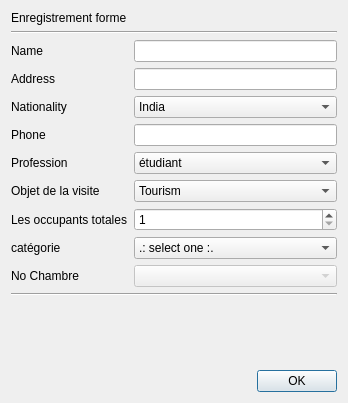
<ui version="4.0">
 <class>EnrReserv</class>
 <widget class="QDialog" name="EnrReserv">
  <property name="geometry">
<rect>
    <x>0</x>
    <y>0</y>
    <width>348</width>
    <height>403</height>
   </rect>
  </property>
  <property name="windowTitle">
   <string>Check-in Form</string>
  </property>
  <layout class="QGridLayout" name="gridLayout">
   <item row="0" column="0" colspan="2">
    <widget class="QLabel" name="label">
     <property name="text">
      <string>&lt;html&gt;&lt;head/&gt;&lt;body&gt;&lt;p&gt;Enregistrement forme&lt;/p&gt;&lt;/body&gt;&lt;/html&gt;</string>
     </property>
    </widget>
   </item>
   <item row="1" column="0" colspan="3">
    <widget class="Line" name="line">
     <property name="orientation">
      <enum>Qt::Horizontal</enum>
     </property>
    </widget>
   </item>
   <item row="2" column="0">
    <widget class="QLabel" name="label_2">
     <property name="text">
      <string>Name</string>
     </property>
    </widget>
   </item>
   <item row="2" column="2">
    <widget class="QLineEdit" name="nameText"/>
   </item>
   <item row="3" column="0">
    <widget class="QLabel" name="label_3">
     <property name="text">
      <string>Address</string>
     </property>
    </widget>
   </item>
   <item row="3" column="2">
    <widget class="QLineEdit" name="addText"/>
   </item>
   <item row="4" column="0" colspan="2">
    <widget class="QLabel" name="label_4">
     <property name="text">
      <string>Nationality</string>
     </property>
    </widget>
   </item>
   <item row="4" column="2">
    <widget class="QComboBox" name="nationality">
     <item>
      <property name="text">
       <string>India</string>
      </property>
     </item>
     <item>
      <property name="text">
       <string>Bangladesh</string>
      </property>
     </item>
     <item>
      <property name="text">
       <string>Bhutan</string>
      </property>
     </item>
     <item>
      <property name="text">
       <string>China</string>
      </property>
     </item>
     <item>
      <property name="text">
       <string>Myanmar</string>
      </property>
     </item>
     <item>
      <property name="text">
       <string>Nepal</string>
      </property>
     </item>
     <item>
      <property name="text">
       <string>Pakistan</string>
      </property>
     </item>
     <item>
      <property name="text">
       <string>Sri Lanka</string>
      </property>
     </item>
    </widget>
   </item>
   <item row="5" column="0">
    <widget class="QLabel" name="label_5">
     <property name="text">
      <string>Phone</string>
     </property>
    </widget>
   </item>
   <item row="5" column="2">
    <widget class="QLineEdit" name="phone"/>
   </item>
   <item row="6" column="0" colspan="2">
    <widget class="QLabel" name="label_6">
     <property name="text">
      <string>Profession</string>
     </property>
    </widget>
   </item>
   <item row="6" column="2">
    <widget class="QComboBox" name="occupation">
     <item>
      <property name="text">
       <string>étudiant</string>
      </property>
     </item>
     <item>
      <property name="text">
       <string>Homme d'affaires</string>
      </property>
     </item>
     <item>
      <property name="text">
       <string>Govt. Employee</string>
      </property>
     </item>
     <item>
      <property name="text">
       <string>Corporate Employee</string>
      </property>
     </item>
     <item>
      <property name="text">
       <string>Freelancer</string>
      </property>
     </item>
     <item>
      <property name="text">
       <string>Other</string>
      </property>
     </item>
    </widget>
   </item>
   <item row="7" column="0" colspan="2">
    <widget class="QLabel" name="label_7">
     <property name="text">
      <string>Objet de la visite</string>
     </property>
    </widget>
   </item>
   <item row="7" column="2">
    <widget class="QComboBox" name="purpose">
     <item>
      <property name="text">
       <string>Tourism</string>
      </property>
     </item>
     <item>
      <property name="text">
       <string>Academic</string>
      </property>
     </item>
     <item>
      <property name="text">
       <string>Business</string>
      </property>
     </item>
     <item>
      <property name="text">
       <string>Medical</string>
      </property>
     </item>
     <item>
      <property name="text">
       <string>Official</string>
      </property>
     </item>
     <item>
      <property name="text">
       <string>Others</string>
      </property>
     </item>
    </widget>
   </item>
   <item row="8" column="0" colspan="2">
    <widget class="QLabel" name="label_8">
     <property name="text">
      <string>Les occupants totales</string>
     </property>
    </widget>
   </item>
   <item row="8" column="2">
    <widget class="QSpinBox" name="occupant">
     <property name="minimum">
      <number>1</number>
     </property>
     <property name="maximum">
      <number>5</number>
     </property>
    </widget>
   </item>
   <item row="9" column="0">
    <widget class="QLabel" name="label_9">
     <property name="text">
      <string>catégorie</string>
     </property>
    </widget>
   </item>
   <item row="9" column="2">
    <widget class="QComboBox" name="catList">
     <property name="minimumSize">
      <size>
       <width>0</width>
       <height>0</height>
      </size>
     </property>
     <item>
      <property name="text">
       <string>.: select one :.</string>
      </property>
     </item>
    </widget>
   </item>
   <item row="10" column="0">
    <widget class="QLabel" name="label_10">
     <property name="text">
      <string>No Chambre</string>
     </property>
    </widget>
   </item>
   <item row="10" column="2">
    <widget class="QComboBox" name="roomList">
     <property name="enabled">
      <bool>false</bool>
     </property>
    </widget>
   </item>
   <item row="11" column="0" colspan="3">
    <widget class="Line" name="line_3">
     <property name="orientation">
      <enum>Qt::Horizontal</enum>
     </property>
    </widget>
   </item>
   <item row="12" column="0" colspan="3">
    <spacer name="verticalSpacer">
     <property name="orientation">
      <enum>Qt::Vertical</enum>
     </property>
     <property name="sizeHint" stdset="0">
      <size>
       <width>20</width>
       <height>40</height>
      </size>
     </property>
    </spacer>
   </item>
   <item row="13" column="0" colspan="3">
    <layout class="QHBoxLayout" name="horizontalLayout">
     <item>
      <spacer name="horizontalSpacer">
       <property name="orientation">
        <enum>Qt::Horizontal</enum>
       </property>
       <property name="sizeHint" stdset="0">
        <size>
         <width>40</width>
         <height>20</height>
        </size>
       </property>
      </spacer>
     </item>
     <item>
      <widget class="QPushButton" name="okButton">
       <property name="enabled">
        <bool>true</bool>
       </property>
       <property name="text">
        <string>OK</string>
       </property>
      </widget>
     </item>
    </layout>
   </item>
  </layout>
 </widget>
 <resources/>
 <connections/>
</ui>
